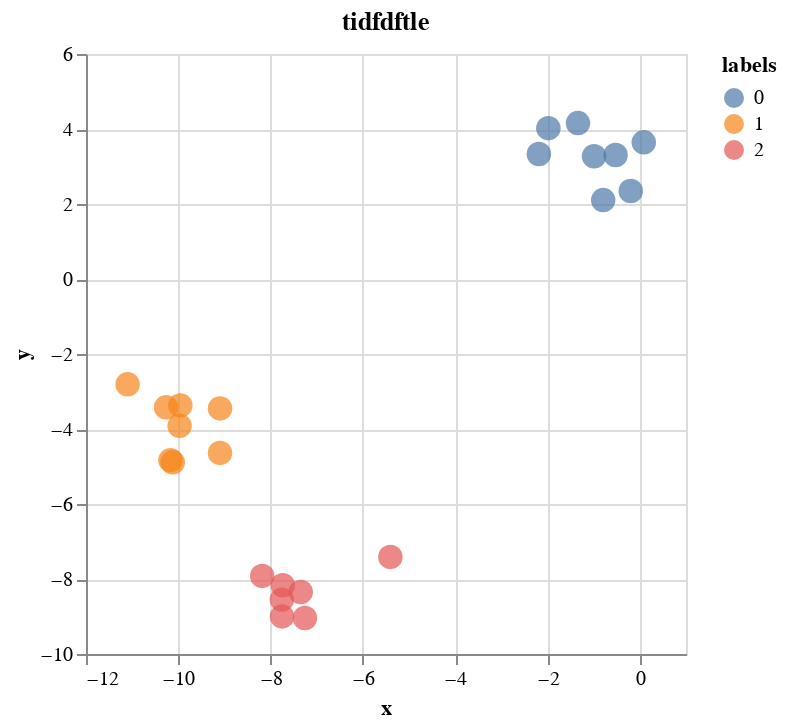

Source (notebook cell):
### Code cell
chart1

### Figure 1 — Vega-Lite specification as saved in the notebook (floating-point values rounded to 4 significant figures)
{"config": {"view": {"continuousWidth": 300, "continuousHeight": 300}}, "data": {"name": "data-dfa7ac4fce18942de33450ca44c26c0a"}, "mark": {"type": "point", "filled": true, "size": 150}, "encoding": {"color": {"field": "labels", "type": "nominal"}, "x": {"field": "x", "type": "quantitative"}, "y": {"field": "y", "type": "quantitative"}}, "title": "tidfdftle", "$schema": "https://vega.github.io/schema/vega-lite/v5.16.3.json", "datasets": {"data-dfa7ac4fce18942de33450ca44c26c0a": [{"x": -7.752, "y": -8.998, "labels": 2}, {"x": -7.736, "y": -8.166, "labels": 2}, {"x": -0.7942, "y": 2.105, "labels": 0}, {"x": -10.17, "y": -4.831, "labels": 1}, {"x": -11.1, "y": -2.809, "labels": 1}, {"x": -9.096, "y": -3.451, "labels": 1}, {"x": -7.257, "y": -9.041, "labels": 2}, {"x": -9.097, "y": -4.637, "labels": 1}, {"x": 0.08525, "y": 3.645, "labels": 0}, {"x": -10.12, "y": -4.889, "labels": 1}, {"x": -1.982, "y": 4.022, "labels": 0}, {"x": -0.1975, "y": 2.346, "labels": 0}, {"x": -0.5258, "y": 3.307, "labels": 0}, {"x": -7.757, "y": -8.55, "labels": 2}, {"x": -5.405, "y": -7.411, "labels": 2}, {"x": -9.955, "y": -3.371, "labels": 1}, {"x": -2.188, "y": 3.334, "labels": 0}, {"x": -1.341, "y": 4.157, "labels": 0}, {"x": -10.27, "y": -3.423, "labels": 1}, {"x": -8.182, "y": -7.919, "labels": 2}, {"x": -0.9918, "y": 3.274, "labels": 0}, {"x": -9.972, "y": -3.916, "labels": 1}, {"x": -7.348, "y": -8.348, "labels": 2}]}}
